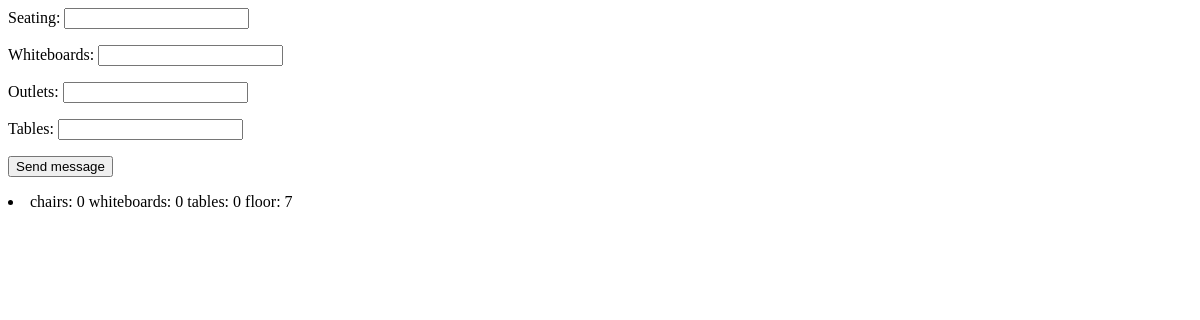
/SpotMe/search, run on an earlier commit of the app's database.
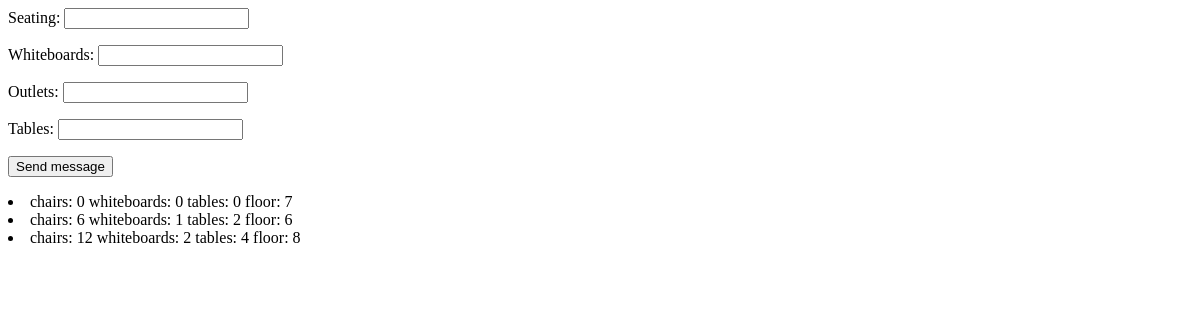
And on a later commit of the database.
### SpotMe/models.py (models this page shows, shortened)
class Area(models.Model):
    chairs = models.IntegerField(default=0)
    comfy_chairs = models.IntegerField(default=0)
    tables = models.IntegerField(default=0)
    whiteboard_tables = models.IntegerField(default=0)
    whiteboards = models.IntegerField(default=0)
    outlets = models.IntegerField(default=0)
    floor = models.IntegerField(default=6)
    quiet = models.BooleanField(default=False)
    name = models.CharField(max_length=200)
    directions = models.CharField(max_length=500,default='')
    last_updated = models.DateTimeField('last updated',default=timezone.now())
    curr_occupancy = models.IntegerField(default=0);
    curr_whiteboards_used = models.IntegerField(default=0);
    curr_tables_used = models.IntegerField(default=0);
    picture_url = models.CharField(max_length=200,default='')
    def __str__(self):
        withchairs = "chairs: " + str(self.chairs) + "\n"
        withwhiteboards = withchairs + "whiteboards: " + str(self.whiteboards) + "\n"
        withtables = withwhiteboards + "tables: " + str(self.tables) + "\n"
        withfloor = withtables + "floor: " + str(self.floor) + "\n"
        return withfloor

### SpotMe/views.py (the view)
def search(request):
    objs = Area.objects.all()
    if request.method == 'POST':
        form = AreaForm(request.POST)
        if form.is_bound and form.is_valid():
            def check(area, key, val):
                attr_val = getattr(area, key)
                attr_val is None or attr_val >= val
            for key, val in form.cleaned_data.items:
                objs = [area for area in objs if check(area, key, val)]
    else:
        form = AreaForm()
    return render(request, 'SpotMe/search.html', {'form' : form, 'objs': objs})

### SpotMe/forms.py
class AreaForm(forms.Form):
	seating     = forms.IntegerField(label='Seating', required = False)
	whiteboards = forms.IntegerField(label='Whiteboards', required = False)
	outlets     = forms.IntegerField(label='Outlets', required = False)
	tables      = forms.IntegerField(label='Tables', required = False)

### SpotMe/templates/SpotMe/search.html
<form action="" method="GET">{% csrf_token %}
    {{ form.as_p }}
    <input type="submit" value="Send message" />
</form>
{% for obj in objs %}
<li>{{ obj }}</li>
{% endfor %}

What changed in the data, as far as the page shows it:
added Area: chairs+whiteboards+tables "chairs: 6 whiteboards: 1 tables: 2 floor: 6"
added Area: chairs+whiteboards+tables "chairs: 12 whiteboards: 2 tables: 4 floor: 8"
